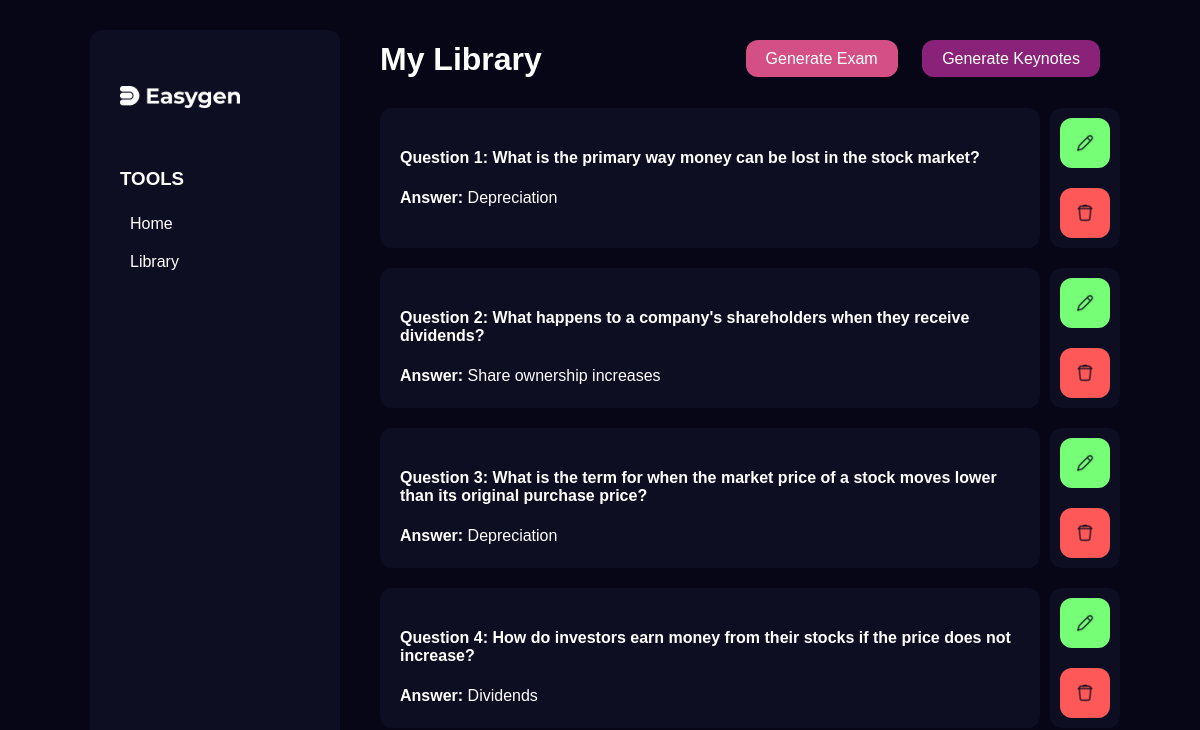
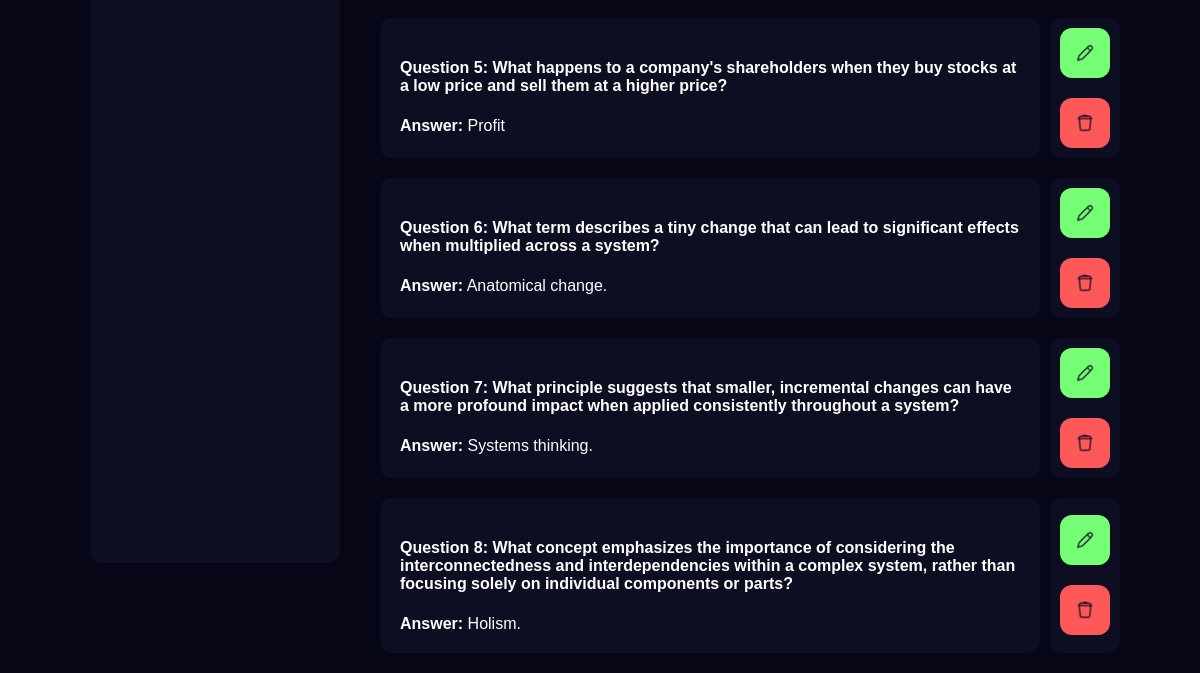
The app's page /library/5, older data (2 pictures, top to bottom).
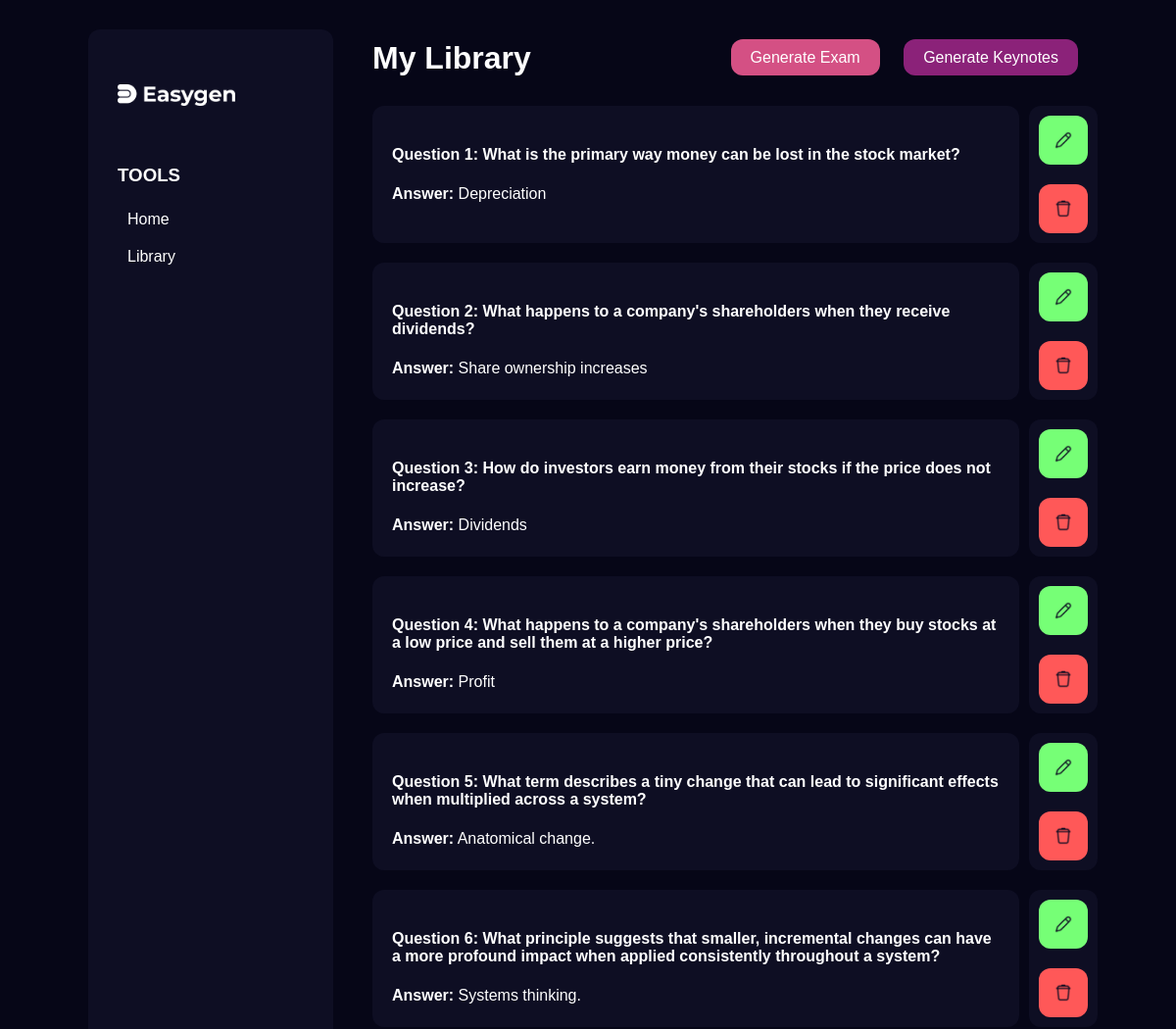
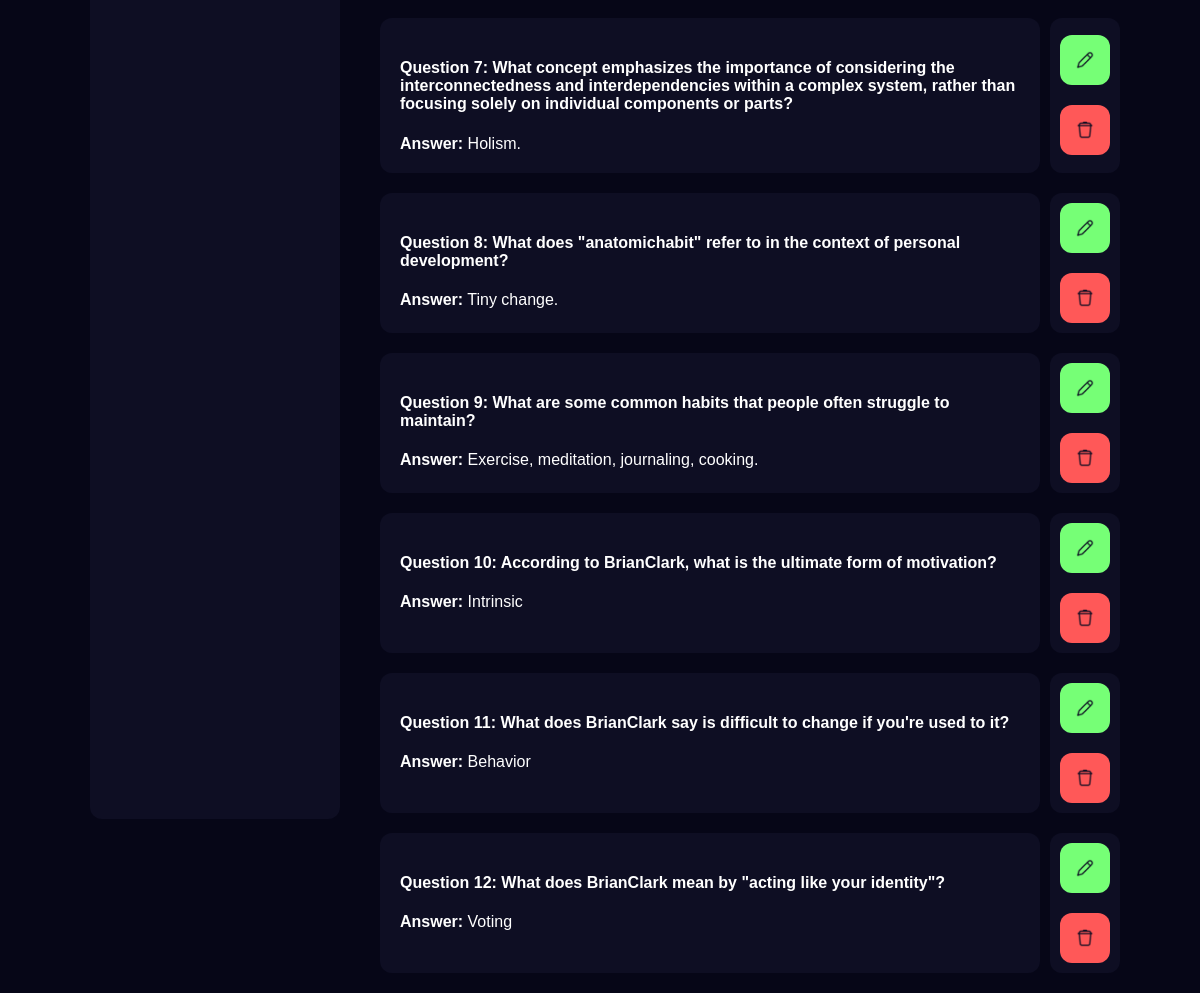
The same page, newer data (2 pictures, top to bottom).
### app/schema.py (models this page shows)
class Question(db.Model):
    __tablename__ = 'question'
    id = db.Column(db.Integer, primary_key=True)
    type = db.Column(db.String(20))
    question_text = db.Column(db.String(700))
    answer = db.Column(db.String(500))
    options = db.Column(db.JSON)
    question_set_id = db.Column(db.Integer, db.ForeignKey('question_set.id'))

### app/blueprints/library.py (the view, shortened to what this page needs)
@library.route('/library/<int:setId>', methods=['GET', 'POST'])
def library_questions(setId):
    if request.method == 'GET':
        question_set = QuestionSet.query.get(setId)
        if not question_set:
            return jsonify({'error': 'Question set not found'}), 404
        questions = [
            {
                'id': question.id,
                'type': question.type,
                'question_text': question.question_text,
                'answer': question.answer,
                'options': question.options
            }
            for question in question_set.questions
        ]
        return render_template('library_questions.html', generated_questions=questions)

### app/templates/library_questions.html (shortened to what this page needs)
{% extends 'layout/dashboard.html'%}
{% block content%}
<div class="my-library-container">
    <h1>My Library</h1>
    <div class="btn-container">
        <a class="btn" href="#">Generate Exam</a>
        <a class="btn" href="#">Generate Keynotes</a>
    </div>
</div>
    <div class="continue-card-container">
        {% for question in generated_questions %}
            <div class="question-card">
                <div class="continue-card action">
                    <div class="quill-container" id="question-answer-{{ loop.index }}">
                        <h4><strong>Question {{ loop.index }}:</strong> {{ question.question_text }}</h4>
                        <p><strong>Answer:</strong> {{ question.answer }}</p>
                    </div>
                </div>
                <div class="continue-card action">
                    <div class="update-question" data-question-id="{{ question.id }}"><img class="edit-delete-btn" src="../static/assets/Edit.png" alt=""></div>
                    <div class="delete-question" data-question-id="{{ question.id }}"><img class="edit-delete-btn" src="../static/assets/Delete.png" alt=""></div>
                </div>
            </div>
        {% endfor %}
    </div>
{% endblock %}

### app/templates/layout/dashboard.html (shortened to what this page needs)
<!DOCTYPE html>
<html lang="en">
<head>
    <link rel="stylesheet" href="{{ url_for('static', filename='css/dashboard.css') }}">
</head>
<body>
    <div id="sidebar" class="sidebar">
        <div>
            <img src="../static/assets/Logo-white.png" alt="">
        </div>
        <div id="sidebar-btn" class="sidebar-btn">
            <h3>TOOLS</h3>
            <ul>
                <a href="{{ url_for('home.home_page') }}"><li>Home</li></a>
                <a href="{{ url_for('library.library_page')}}"><li>Library</li></a>
            </ul>
        </div>
    </div>
    <div id="main-content" class="main-content">
        {% block content%}
        {% endblock%}
    </div>
</body>
</html>

### app/static/css/dashboard.css (style rules this page uses)
body { background-color: #060617; font-family: 'Montserrat', sans-serif; width: 90%; margin: 0 auto; padding: 0; color: #fff; display: flex; }

Row changes from the older to the newer data that the page shows:
removed Question: question_text "What is the term for when the market price of a stock moves lower than its original purchase price?", answer "Depreciation"
added Question: question_text "What does \"anatomichabit\" refer to in the context of personal development?", answer "Tiny change."
added Question: question_text "What are some common habits that people often struggle to maintain?", answer "Exercise, meditation, journaling, cooking."
added Question: question_text "According to BrianClark, what is the ultimate form of motivation?", answer "Intrinsic"
added Question: question_text "What does BrianClark say is difficult to change if you're used to it?", answer "Behavior"
added Question: question_text "What does BrianClark mean by \"acting like your identity\"?", answer "Voting"
